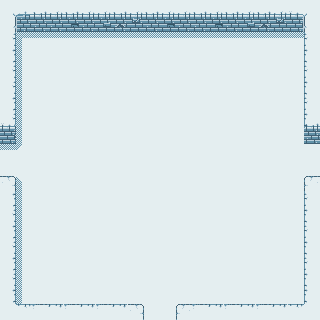

Below is a game level as drawn by its tile map, then a one-line description and the .tmx file that defines it, in full:
An orthogonal 20x20 tile map with 16x16 px tiles, 4 tile layers (floor, shadow, wall1, wall2).

<map version="1.0" tiledversion="1.0.3" orientation="orthogonal" renderorder="right-down" width="20" height="20" tilewidth="16" tileheight="16" nextobjectid="1">
 <tileset firstgid="1" name="sampletileset" tilewidth="16" tileheight="16" tilecount="256" columns="16">
  <image source="sampletileset.png" width="256" height="256" />
 </tileset>
 <layer name="floor" width="20" height="20">
  <data encoding="csv">
21,21,21,21,21,21,21,21,21,21,21,21,21,21,21,21,21,21,21,21,
21,21,21,21,21,21,21,21,21,21,21,21,21,21,21,21,21,21,21,21,
21,21,21,21,21,21,21,21,21,21,21,21,21,21,21,21,21,21,21,21,
21,21,21,21,21,21,21,21,21,21,21,21,21,21,21,21,21,21,21,21,
21,21,21,21,21,21,21,21,21,21,21,21,21,21,21,21,21,21,21,21,
21,21,21,21,21,21,21,21,21,21,21,21,21,21,21,21,21,21,21,21,
21,21,21,21,21,21,21,21,21,21,21,21,21,21,21,21,21,21,21,21,
21,21,21,21,21,21,21,21,21,21,21,21,21,21,21,21,21,21,21,21,
21,21,21,21,21,21,21,21,21,21,21,21,21,21,21,21,21,21,21,21,
21,21,21,21,21,21,21,21,21,21,21,21,21,21,21,21,21,21,21,21,
21,21,21,21,21,21,21,21,21,21,21,21,21,21,21,21,21,21,21,21,
21,21,21,21,21,21,21,21,21,21,21,21,21,21,21,21,21,21,21,21,
21,21,21,21,21,21,21,21,21,21,21,21,21,21,21,21,21,21,21,21,
21,21,21,21,21,21,21,21,21,21,21,21,21,21,21,21,21,21,21,21,
21,21,21,21,21,21,21,21,21,21,21,21,21,21,21,21,21,21,21,21,
21,21,21,21,21,21,21,21,21,21,21,21,21,21,21,21,21,21,21,21,
21,21,21,21,21,21,21,21,21,21,21,21,21,21,21,21,21,21,21,21,
21,21,21,21,21,21,21,21,21,21,21,21,21,21,21,21,21,21,21,21,
21,21,21,21,21,21,21,21,21,21,21,21,21,21,21,21,21,21,21,21,
21,21,21,21,21,21,21,21,21,21,21,21,21,21,21,21,21,21,21,21
</data>
 </layer>
 <layer name="shadow" width="20" height="20">
  <data encoding="csv">
0,0,0,0,0,0,0,0,0,0,0,0,0,0,0,0,0,0,0,0,
0,0,0,0,0,0,0,0,0,0,0,0,0,0,0,0,0,0,0,0,
0,33,34,34,34,34,34,34,34,34,34,34,34,34,34,34,34,34,34,0,
0,49,0,0,0,0,0,0,0,0,0,0,0,0,0,0,0,0,0,0,
0,49,0,0,0,0,0,0,0,0,0,0,0,0,0,0,0,0,0,0,
0,49,0,0,0,0,0,0,0,0,0,0,0,0,0,0,0,0,0,0,
0,49,0,0,0,0,0,0,0,0,0,0,0,0,0,0,0,0,0,0,
0,49,0,0,0,0,0,0,0,0,0,0,0,0,0,0,0,0,0,0,
0,49,0,0,0,0,0,0,0,0,0,0,0,0,0,0,0,0,0,0,
34,37,0,0,0,0,0,0,0,0,0,0,0,0,0,0,0,0,0,0,
0,0,0,0,0,0,0,0,0,0,0,0,0,0,0,0,0,0,0,0,
0,50,0,0,0,0,0,0,0,0,0,0,0,0,0,0,0,0,0,0,
0,49,0,0,0,0,0,0,0,0,0,0,0,0,0,0,0,0,0,0,
0,49,0,0,0,0,0,0,0,0,0,0,0,0,0,0,0,0,0,0,
0,49,0,0,0,0,0,0,0,0,0,0,0,0,0,0,0,0,0,0,
0,49,0,0,0,0,0,0,0,0,0,0,0,0,0,0,0,0,0,0,
0,49,0,0,0,0,0,0,0,0,0,0,0,0,0,0,0,0,0,0,
0,49,0,0,0,0,0,0,0,0,0,0,0,0,0,0,0,0,0,0,
0,49,0,0,0,0,0,0,0,0,0,0,0,0,0,0,0,0,0,0,
0,0,0,0,0,0,0,0,0,0,0,0,0,0,0,0,0,0,0,0
</data>
 </layer>
 <layer name="wall1" width="20" height="20">
  <data encoding="csv">
10,1,2,3,2,3,3,2,3,2,3,3,2,3,2,3,2,3,4,11,
26,17,23,23,19,18,24,7,8,18,19,23,23,19,18,24,7,8,20,27,
42,0,0,0,0,0,0,0,0,0,0,0,0,0,0,0,0,0,0,43,
58,0,0,0,0,0,0,0,0,0,0,0,0,0,0,0,0,0,0,59,
42,0,0,0,0,0,0,0,0,0,0,0,0,0,0,0,0,0,0,43,
42,0,0,0,0,0,0,0,0,0,0,0,0,0,0,0,0,0,0,59,
58,0,0,0,0,0,0,0,0,0,0,0,0,0,0,0,0,0,0,43,
42,0,0,0,0,0,0,0,0,0,0,0,0,0,0,0,0,0,0,59,
58,0,0,0,0,0,0,0,0,0,0,0,0,0,0,0,0,0,0,0,
0,0,0,0,0,0,0,0,0,0,0,0,0,0,0,0,0,0,0,0,
0,0,0,0,0,0,0,0,0,0,0,0,0,0,0,0,0,0,0,0,
41,0,0,0,0,0,0,0,0,0,0,0,0,0,0,0,0,0,0,0,
58,0,0,0,0,0,0,0,0,0,0,0,0,0,0,0,0,0,0,43,
42,0,0,0,0,0,0,0,0,0,0,0,0,0,0,0,0,0,0,59,
58,0,0,0,0,0,0,0,0,0,0,0,0,0,0,0,0,0,0,43,
42,0,0,0,0,0,0,0,0,0,0,0,0,0,0,0,0,0,0,59,
58,0,0,0,0,0,0,0,0,0,0,0,0,0,0,0,0,0,0,43,
42,0,0,0,0,0,0,0,0,0,0,0,0,0,0,0,0,0,0,59,
58,0,0,0,0,0,0,0,0,0,0,0,0,0,0,0,0,0,0,59,
0,73,56,57,56,57,56,57,41,0,0,40,56,57,56,57,56,57,73,0
</data>
 </layer>
 <layer name="wall2" width="20" height="20">
  <data encoding="csv">
0,0,0,0,0,0,0,0,0,0,0,0,0,0,0,0,0,0,0,0,
0,0,0,0,0,0,0,0,0,0,0,0,0,0,0,0,0,0,0,0,
0,0,0,0,0,0,0,0,0,0,0,0,0,0,0,0,0,0,0,0,
0,0,0,0,0,0,0,0,0,0,0,0,0,0,0,0,0,0,0,0,
0,0,0,0,0,0,0,0,0,0,0,0,0,0,0,0,0,0,0,0,
0,0,0,0,0,0,0,0,0,0,0,0,0,0,0,0,0,0,0,0,
0,0,0,0,0,0,0,0,0,0,0,0,0,0,0,0,0,0,0,0,
9,0,0,0,0,0,0,0,0,0,0,0,0,0,0,0,0,0,0,2,
25,0,0,0,0,0,0,0,0,0,0,0,0,0,0,0,0,0,0,18,
0,0,0,0,0,0,0,0,0,0,0,0,0,0,0,0,0,0,0,0,
0,0,0,0,0,0,0,0,0,0,0,0,0,0,0,0,0,0,0,0,
0,0,0,0,0,0,0,0,0,0,0,0,0,0,0,0,0,0,0,40,
0,0,0,0,0,0,0,0,0,0,0,0,0,0,0,0,0,0,0,0,
0,0,0,0,0,0,0,0,0,0,0,0,0,0,0,0,0,0,0,0,
0,0,0,0,0,0,0,0,0,0,0,0,0,0,0,0,0,0,0,0,
0,0,0,0,0,0,0,0,0,0,0,0,0,0,0,0,0,0,0,0,
0,0,0,0,0,0,0,0,0,0,0,0,0,0,0,0,0,0,0,0,
0,0,0,0,0,0,0,0,0,0,0,0,0,0,0,0,0,0,0,0,
0,0,0,0,0,0,0,0,0,0,0,0,0,0,0,0,0,0,0,0,
0,0,0,0,0,0,0,0,0,0,0,0,0,0,0,0,0,0,0,0
</data>
 </layer>
</map>
